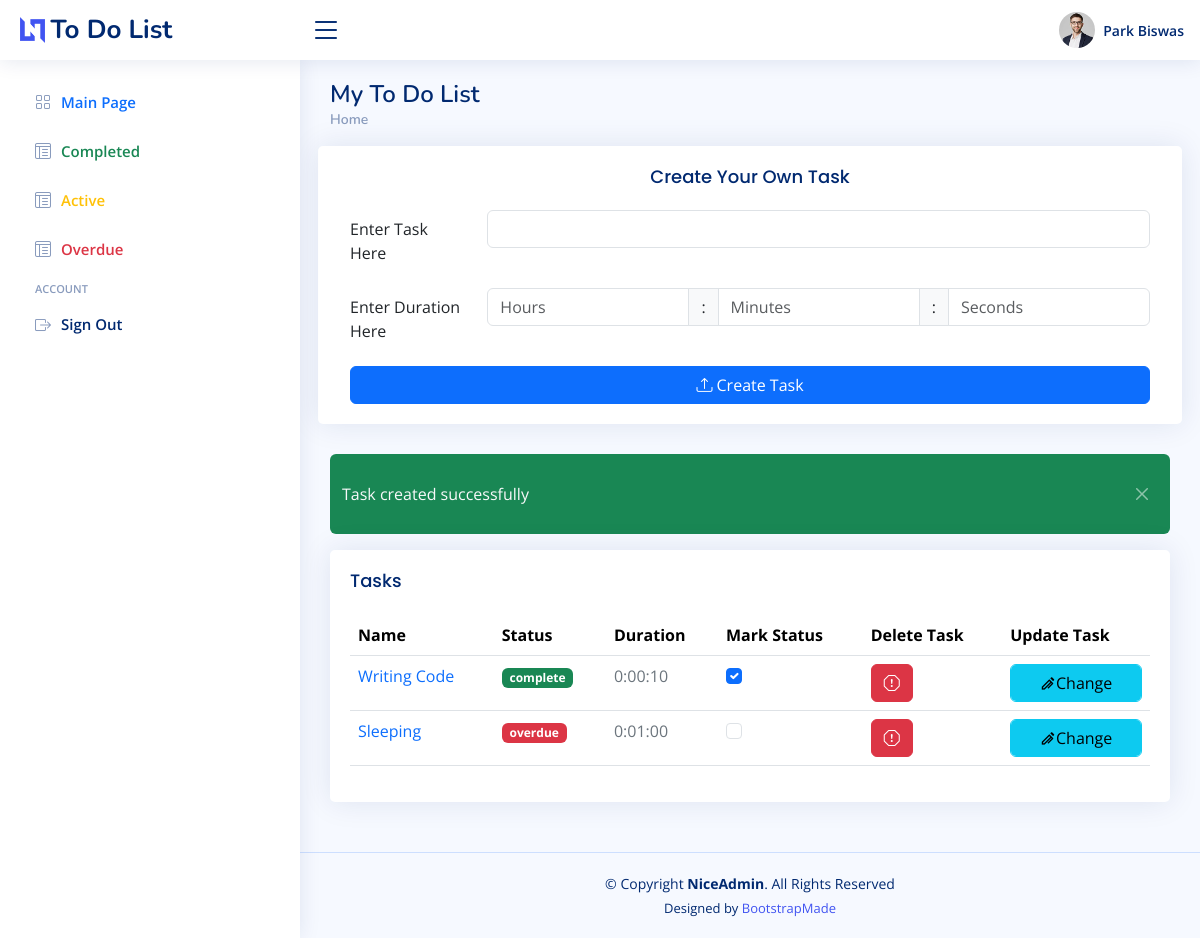
The app's page /todolist/ (signed in), older data.
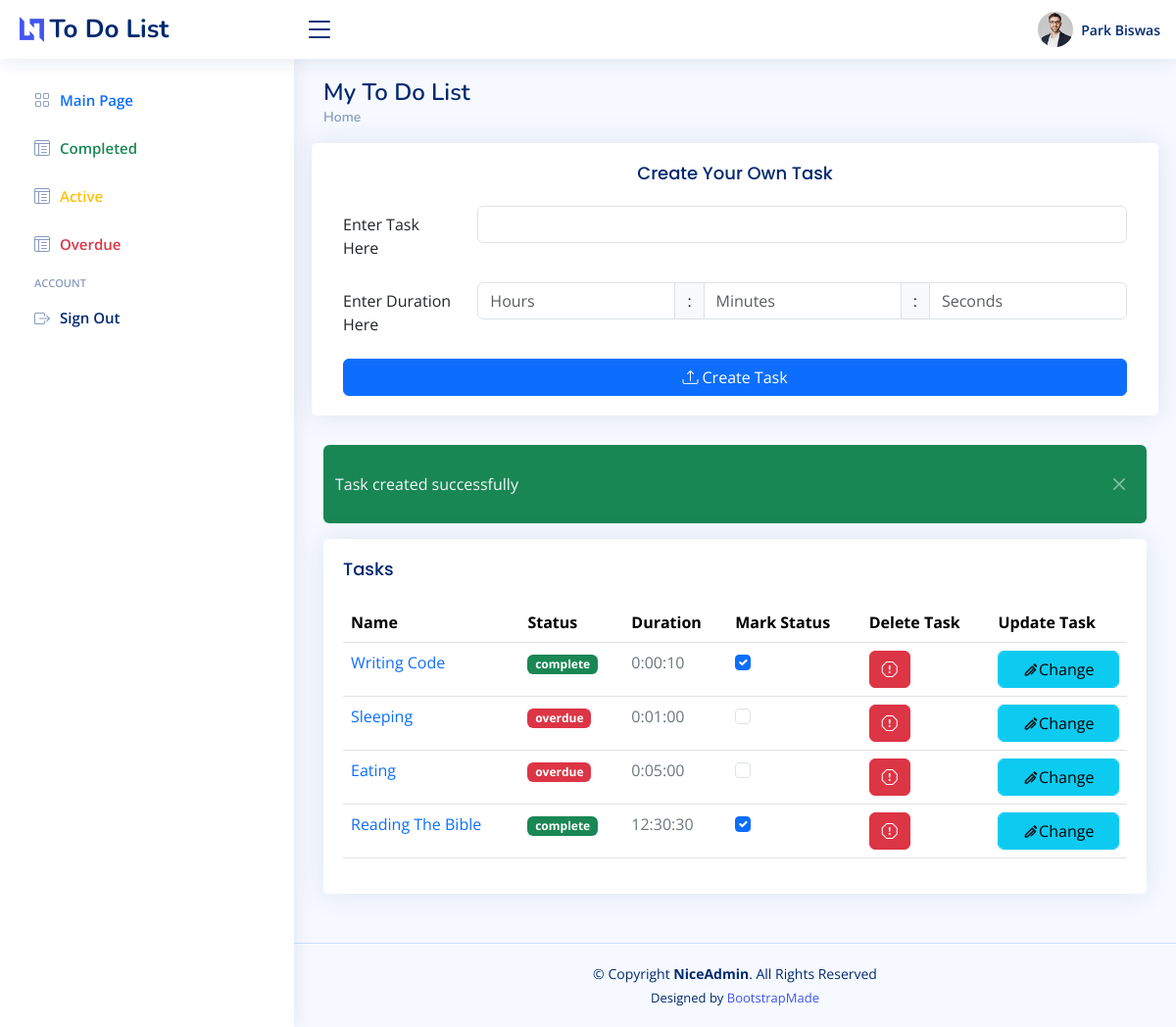
The same page, newer data.
### ToDoList/models.py (models this page shows, shortened)
class Task(models.Model):
    name = models.CharField(max_length=150)
    time = models.DurationField(null=True)
    status_choices = [
        ("pending","pending"),
        ("complete","complete"),
        ("overdue","overdue"),
    ]
    status = models.CharField(max_length=20,choices=status_choices,default="pending")
    user_id = models.ForeignKey(User, on_delete=models.CASCADE, default=None)
    updated_at = models.DateTimeField(default=timezone.now)
    def save(self, *args, set_updated_at = False, **kwargs):
        if set_updated_at:
            self.updated_at = timezone.now()
        super().save(*args, **kwargs)
    def is_overdue(self):
        current_time = timezone.now()
        end_time = self.updated_at + self.time
        return end_time <= current_time

### ToDoList/views.py (the view)
# urls.py: path("",views.index,name="index"),
def index(request):
    if 'user' not in request.session:
        return redirect(reverse('login'))
    config = {}
    user_data = get_user_data(request)
    config['user'] = f"{user_data.first_name} {user_data.last_name}"
    set_overdue(user_data)
    tasks = Task.objects.filter(user_id = user_data)
    config['tasks'] = tasks if tasks.count() > 0 else None
    config['create_status'] = request.session.pop('create_status',None)
    config['create_error'] = request.session.pop('create_error',None)
    config['delete_status'] = request.session.pop('delete_status',None)
    config['update_status_status'] = request.session.pop('update_status_status',None)
    config['update_name_status'] = request.session.pop('update_name_status',None)
    config['update_name_error'] = request.session.pop('update_name_error',None)
    return render(request,'index.html',config)

### ToDoList/utils.py (called while the page is built)
def get_user_data(request):
    return User.objects.get(id = get_auth_from_session(request))

def set_overdue(user_data):
    Task = apps.get_model('ToDoList', 'Task')
    tasks = Task.objects.filter(status__in=["pending","overdue"], user_id=user_data)
    for task in tasks:
        if task.is_overdue():
            task.status = "overdue"
            task.save(set_updated_at=False)
        else:
            task.status = "pending"
            task.save()

### authentication/utils.py (called while the page is built)
def get_auth_from_session(request):
    return request.session['user']

### ToDoList/templates/index.html (shortened to what the changed rows need)
{% load static %}
<!DOCTYPE html>
<html lang="en">
<head>
  <link href="{% static 'assets/vendor/bootstrap/css/bootstrap.min.css'%}" rel="stylesheet">
  <link href="{% static 'assets/vendor/bootstrap-icons/bootstrap-icons.css'%}" rel="stylesheet">
  <link href="{% static 'assets/vendor/boxicons/css/boxicons.min.css'%}" rel="stylesheet">
  <link href="{% static 'assets/vendor/quill/quill.snow.css'%}" rel="stylesheet">
  <link href="{% static 'assets/vendor/quill/quill.bubble.css'%}" rel="stylesheet">
  <link href="{% static 'assets/vendor/remixicon/remixicon.css'%}" rel="stylesheet">
  <link href="{% static 'assets/vendor/simple-datatables/style.css'%}" rel="stylesheet">
  <link href="{% static 'assets/css/style.css'%}" rel="stylesheet">
</head>
<body>
  {% block content %}
  <main id="main" class="main">
    <div class="pagetitle">
      <h1>My To Do List</h1>
    </div>
    <section class="section">
      <div class="row">
      <div class="col-12">
        <div class="card recent-sales overflow-auto">
          <div class="card-body">
            <table class="table table-hover datatable searchable">
              <thead>
                <tr>
                  <th>Name</th>
                  <th>Status</th>
                  <th>Duration</th>
                  <th>Mark Status</th>
                  <th>Delete Task</th>
                  <th>Update Task</th>
                </tr>
              </thead>
              <tbody>
                {% for task in tasks %}
                <tr>
                  <td><div class="text-primary">{{task.name}}</div></td>
                  <td><span class="badge {% if task.status == 'complete' %}bg-success{% elif task.status == "pending" %}bg-warning{% else %}bg-danger{% endif %}">{{task.status}}</span></td>
                  <td class="text-secondary">{{task.time}}</td>
                  <td>
                    <form action="{% url "status" task.id %}" method="post">
                      <input type="checkbox" class = "form-check-input" name="status" {% if task.status == "complete" %}checked{% endif %} onchange= "this.form.submit()">
                    </form>
                  </td>
                  <td>
                    <form action="{% url "delete" task.id %}" method="post">
                      <button class = "btn btn-danger" type="submit" data-bs-toggle="tooltip" data-bs-placement="top" data-bs-original-title="Delete">
                        <i class="bi bi-exclamation-octagon"></i>
                      </button>
                    </form>
                  </td>
                  <td>
                  <form method="GET" action={% url "name" task.id %}>
                      <button class="btn btn-info form-control" action = "{% url "name" task.id %}" type = "submit">
                      <i class="ri-ball-pen-line"></i>Change
                      </button>
                  </form>
                  </td>
                </tr>
                {% endfor %}
              </tbody>
            </table>
          </div>
          </div>
        </div>
      </div>
    </section>
  {% endblock %}
  </main>
</body>
</html>

Row changes from the older to the newer data that the page shows:
added Task: name "Eating", status "overdue", time "0:05:00"
added Task: name "Reading The Bible", status "complete", time "12:30:30", status "☑"
